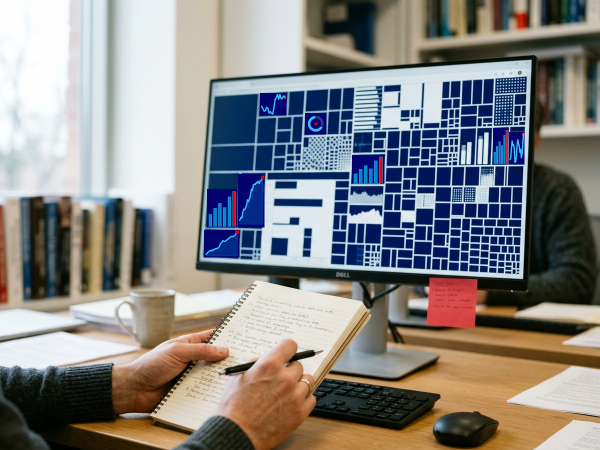
#> input picture frontend/assets/secoes/o-que-e-dieese-360.png, 1200 x 900 px, found by its file name (shown at 1/2 size)
$ python aplicar_graficos_360_login.py
#> lines starting #> are read from the running program, lines starting #| are printed output that depends on the picture; after the words box and inside, x2 and y2 are one past the last pixel; in counts of white or black regions, pixels touching at a corner belong together
import os
import numpy as np
import matplotlib
matplotlib.use('Agg')
import matplotlib.pyplot as plt
from PIL import Image

def make_chart(w, h, kind='line', seed=123):
    fig, ax = plt.subplots(figsize=(max(w, 20)/100, max(h, 20)/100), dpi=300)
    fig.patch.set_facecolor('#04026e')
    ax.set_facecolor('#04026e')
    np.random.seed(seed)

    if kind == 'line':
        t = np.linspace(0, 10, 40)
        y = 5 + 1.1*t + np.cumsum(np.random.randn(40)*0.4)
        ax.grid(True, color='#ffffff', alpha=0.15, linestyle=':')
        ax.fill_between(t, y, min(y)-1, color='#0284c7', alpha=0.3)
        ax.plot(t, y, color='#38bdf8', linewidth=2.0)
        ax.scatter([t[-1]], [y[-1]], color='#EC0000', s=25, zorder=5)
    elif kind == 'bar':
        bars = 6
        x = np.arange(bars)
        vals = np.array([3.2, 4.8, 6.1, 5.0, 7.8, 9.2])
        colors = ['#0284c7'] * (bars - 1) + ['#EC0000']
        ax.grid(True, axis='y', color='#ffffff', alpha=0.15, linestyle=':')
        ax.bar(x, vals, color=colors, width=0.6, edgecolor='#38bdf8', linewidth=0.5)
    elif kind == 'spark':
        t = np.linspace(0, 5, 20)
        y = np.cumsum(np.random.randn(20)*0.5)
        ax.plot(t, y, color='#38bdf8', linewidth=2.0)
        ax.scatter([t[-1]], [y[-1]], color='#EC0000', s=18)
    else:
        wedges, _ = ax.pie([68, 32], colors=['#38bdf8', (1, 1, 1, 0.2)], startangle=90)
        plt.setp(wedges, width=0.4, edgecolor='#04026e')
        ax.scatter([0], [0], color='#EC0000', s=10)

    ax.set_axis_off()
    fig.subplots_adjust(left=0.02, right=0.98, bottom=0.02, top=0.98)
    fig.canvas.draw()
    arr = np.asarray(fig.canvas.buffer_rgba())
    plt.close(fig)
    im = Image.fromarray(arr).convert('RGB')
    return im.resize((w, h), Image.Resampling.LANCZOS)

def process_360():
    path = 'frontend/assets/secoes/o-que-e-dieese-360.png'
    if not os.path.exists(path): return
    img = Image.open(path).convert('RGB')
#> img is the input picture: PIL image 1200x900 RGB; mean R, G, B 134.1, 132.3, 131.1

    # Apply to the prominent monitor cards
    boxes = [
        (408, 460, 478-408+1, 514-460+1, 'line', 101),
        (414, 378, 474-414+1, 454-378+1, 'bar', 102),
        (476, 348, 528-476+1, 454-348+1, 'line', 103),
        (704, 310, 768-704+1, 366-310+1, 'bar', 104),
        (520, 186, 572-520+1, 230-186+1, 'spark', 105),
        (610, 226, 652-610+1, 268-226+1, 'donut', 106),
        (986, 256, 1016-986+1, 328-256+1, 'bar', 107),
        (1018, 264, 1048-1018+1, 328-264+1, 'spark', 108),
    ]
    for x, y, w, h, kind, s in boxes:
        ch = make_chart(w, h, kind=kind, seed=s)
        img.paste(ch, (x, y))
#> this loop made 8 passes
#> pass 1, in make_chart, `im = Image.fromarray(arr).convert('RGB')`:
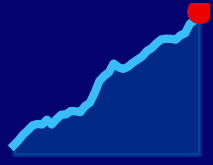
#> im: PIL image 213x165 RGB; mean R, G, B 9.4, 28.3, 127
#> pass 2, in make_chart (call 2), `im = Image.fromarray(arr).convert('RGB')`:
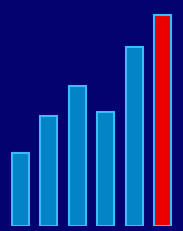
#> im: PIL image 183x231 RGB; mean R, G, B 25.3, 46.2, 133.1
#> after the loop:
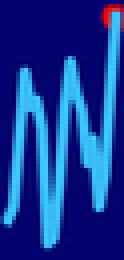
#> ch: PIL image 31x65 RGB (shown 4 times larger); mean R, G, B 20.7, 56.3, 148.4

    img.save(path, quality=95)
    print('o-que-e-dieese-360.png updated with real graphs!')

def process_login():
    path = 'frontend/assets/login/login-lateral.png'
    if not os.path.exists(path): return
    img = Image.open(path).convert('RGB')
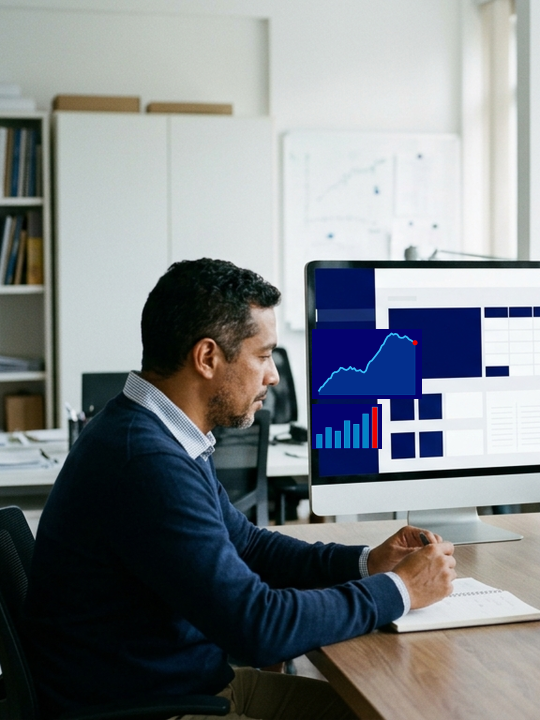
#> input picture frontend/assets/login/login-lateral.png, 1080 x 1440 px, found by its file name (shown at 1/2 size)
#> img is the input picture: PIL image 1080x1440 RGB; mean R, G, B 125.6, 130.7, 133.9
    arr = np.array(img)
    # Find monitor area in login image:
    # Blue pixels roughly around x=300..750, y=400..900
    # Let's paste a prominent dashboard graphic on the central monitor screen
    # Check bounds
    mask = (arr[:, :, 0] < 45) & (arr[:, :, 1] < 45) & (arr[:, :, 2] > 65)
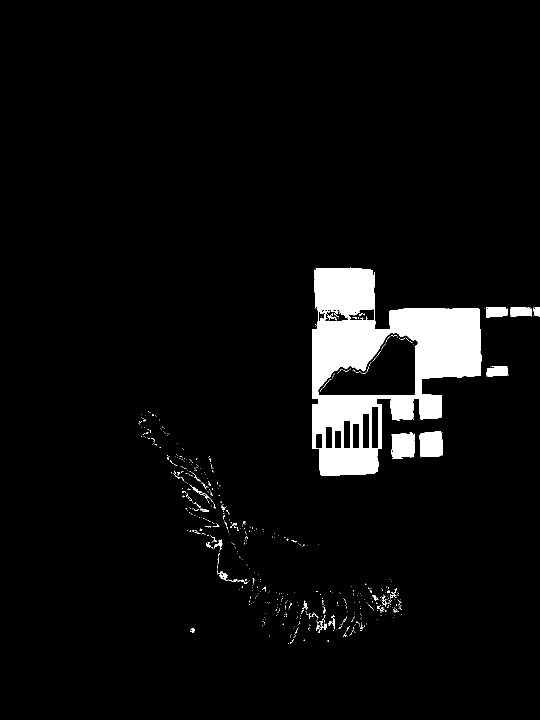
#> mask: shape (1440, 1080) bool (shown at 1/2 size); 4.9% white; 663 white regions (620 under 20 px), largest, box (x1, y1, x2, y2) and area: (624, 535, 962, 952) 65669, (840, 863, 885, 914) 2103, (784, 867, 830, 918) 2045
    ys, xs = np.where(mask)
    if len(xs) > 0:
        # Find the center cluster of the monitor
        ch1 = make_time_series_chart_login(220, 140, seed=555)
#> in make_time_series_chart_login, `plt.close(fig)`:
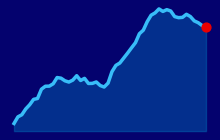
#> figure drawn by matplotlib, 1 panel
        # Paste inside the main screen area
        ch2 = make_bar_chart_login(140, 90, seed=666)
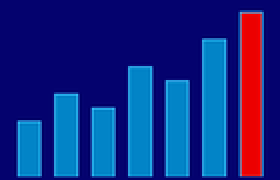
#> ch2: PIL image 140x90 RGB (shown 2 times larger); mean R, G, B 21.6, 41.5, 130.2
        # Let's inspect where the main monitor display is:
        # We can paste on the detected center
        cx, cy = int(np.median(xs)), int(np.median(ys))
#> cx = 736; cy = 716
        if cx - 110 >= 0 and cy - 70 >= 0 and cx + 110 < img.size[0] and cy + 70 < img.size[1]:
            img.paste(ch1, (cx - 110, cy - 70))
            if cx - 110 >= 0 and cy + 80 + 90 < img.size[1]:
                img.paste(ch2, (cx - 110, cy + 80))
    img.save(path, quality=95)
    print('login-lateral.png updated with real graphs!')

def make_time_series_chart_login(w, h, seed=555):
    fig, ax = plt.subplots(figsize=(w/100, h/100), dpi=300)
    fig.patch.set_facecolor('#04026e')
    ax.set_facecolor('#04026e')
    np.random.seed(seed)
    t = np.linspace(0, 12, 50)
    y = 8 + 1.2*t + 2*np.sin(t*0.9) + np.cumsum(np.random.randn(50)*0.4)
    ax.grid(True, color='#ffffff', alpha=0.18, linestyle=':')
    ax.fill_between(t, y, min(y)-1, color='#0284c7', alpha=0.35)
    ax.plot(t, y, color='#38bdf8', linewidth=2.5)
    ax.scatter([t[-1]], [y[-1]], color='#EC0000', s=40, zorder=5)
    ax.set_axis_off()
    fig.subplots_adjust(left=0.02, right=0.98, bottom=0.02, top=0.98)
    fig.canvas.draw()
    arr = np.asarray(fig.canvas.buffer_rgba())
    plt.close(fig)
    return Image.fromarray(arr).convert('RGB').resize((w, h), Image.Resampling.LANCZOS)

def make_bar_chart_login(w, h, seed=666):
    fig, ax = plt.subplots(figsize=(w/100, h/100), dpi=300)
    fig.patch.set_facecolor('#04026e')
    ax.set_facecolor('#04026e')
    x = np.arange(7)
    vals = np.array([4, 6, 5, 8, 7, 10, 12])
    colors = ['#0284c7'] * 6 + ['#EC0000']
    ax.bar(x, vals, color=colors, width=0.6, edgecolor='#38bdf8', linewidth=0.6)
    ax.set_axis_off()
    fig.subplots_adjust(left=0.02, right=0.98, bottom=0.02, top=0.98)
    fig.canvas.draw()
    arr = np.asarray(fig.canvas.buffer_rgba())
    plt.close(fig)
    return Image.fromarray(arr).convert('RGB').resize((w, h), Image.Resampling.LANCZOS)

if __name__ == '__main__':
    process_360()
    process_login()
